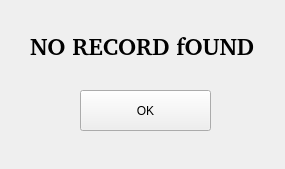
<?xml version="1.0" encoding="UTF-8"?>
<ui version="4.0">
 <class>frmnofoundnote</class>
 <widget class="QWidget" name="frmnofoundnote">
  <property name="geometry">
   <rect>
    <x>0</x>
    <y>0</y>
    <width>285</width>
    <height>169</height>
   </rect>
  </property>
  <property name="windowTitle">
   <string>NOTE</string>
  </property>
  <property name="windowIcon">
   <iconset>
    <normaloff>Images/we.ico</normaloff>Images/we.ico</iconset>
  </property>
  <widget class="QLabel" name="lblnofoundnote">
   <property name="geometry">
    <rect>
     <x>30</x>
     <y>20</y>
     <width>231</width>
     <height>51</height>
    </rect>
   </property>
   <property name="font">
    <font>
     <family>Bitstream Charter</family>
     <pointsize>18</pointsize>
     <weight>75</weight>
     <bold>true</bold>
    </font>
   </property>
   <property name="text">
    <string>NO RECORD fOUND</string>
   </property>
  </widget>
  <widget class="QPushButton" name="pbnoteok">
   <property name="geometry">
    <rect>
     <x>80</x>
     <y>90</y>
     <width>131</width>
     <height>41</height>
    </rect>
   </property>
   <property name="text">
    <string>OK</string>
   </property>
  </widget>
 </widget>
 <resources/>
 <connections/>
</ui>
